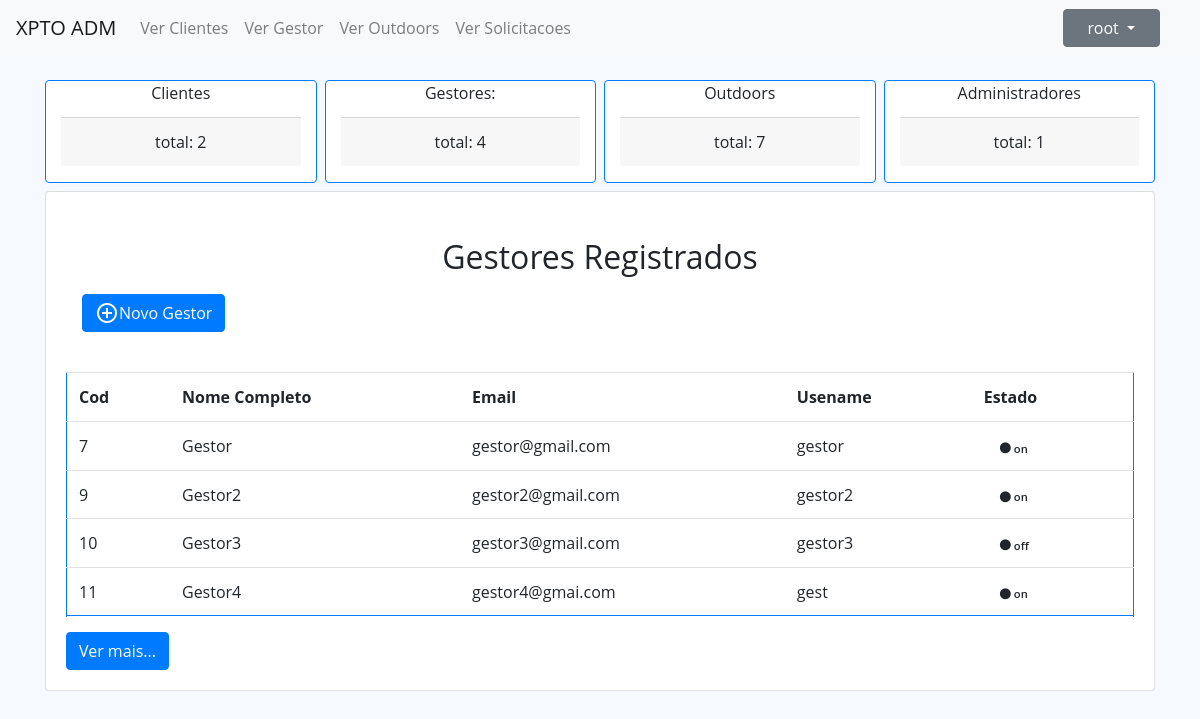
Page /index.php?op=Administrador&&request=verGestores (signed in) on the committed database.
### tables this page shows
CREATE TABLE `usuario` (
  `id` int(11) NOT NULL,
  `username` varchar(50) NOT NULL,
  `senha` varchar(50) NOT NULL,
  `tipo` varchar(50) NOT NULL,
  `eliminado` varchar(10) NOT NULL DEFAULT 'nao'
);

CREATE TABLE `gestor` (
  `id` int(11) NOT NULL,
  `nome` varchar(50) NOT NULL,
  `email` varchar(100) NOT NULL,
  `idComuna` int(11) NOT NULL,
  `morada` varchar(100) NOT NULL,
  `telemovel` bigint(100) NOT NULL,
  `idUsuario` int(11) NOT NULL,
  `idAdm` int(11) NOT NULL,
  `estado` varchar(50) NOT NULL DEFAULT 'off'
);

### index.php (called while the page is built, shortened)
<?php
include __DIR__ . '/./controllers/Rotas.php';
$rotas = new Rotas();
$rotas->requestHandle();
?>

### repositories/UsuarioRepository.php (called while the page is built, shortened)
<?php
require_once __DIR__ . '/../dbconfig/DbConnection.php';
require_once __DIR__ . '/../models/UsuarioModel.php';
class UsuarioRepository implements IUsuarioRepository {
    private $db = null;
    public function __construct() {
        $this->db = DbConnection::getInstance();
    }
    public function selectById($id) {
        try {
            $stmt = $this->db->prepare("SELECT id, username, senha, tipo, eliminado FROM usuario WHERE id = :id and eliminado <> 'Sim'");
            $stmt->bindParam(":id", $id);
            $stmt->execute();
            $dado = $stmt->fetch(PDO::FETCH_ASSOC);
            if ($dado) {
                $Usuario = new UsuarioModel($dado['id'], $dado['username'], null, $dado['tipo'], null);
                return $Usuario;
            } else {
                return false;
            }
        } catch (PDOException $e) {
            echo $e->getMessage();
            return false;
        }
    }
}

### dbconfig/DbConnection.php (called while the page is built)
<?php
class DbConnection {
    private static $instance = NULL;
    public static function getInstance() {
        if (!isset(self::$instance)) {
            try {
                self:: $instance = new PDO("mysql:host=localhost;dbname=outdoorgest", 'root', '');
                self:: $instance->setAttribute(PDO::ATTR_ERRMODE, PDO::ERRMODE_EXCEPTION);
            } catch (PDOException $e) {
                echo $e->getMessage();
            }
        }
        return self::$instance;
    }
}

### services/UsuarioService.php (called while the page is built, shortened)
<?php
require_once __DIR__ . '/../repositories/UsuarioRepository.php';
class UsuarioService implements IUsuarioService {
    private $usuarioRepository = null;
    public function __construct() {
        $this->usuarioRepository = new UsuarioRepository();
    }
    public function selectById($id) {
        try {
            return $this->usuarioRepository->selectById($id);
        } catch (PDOException $e) {
            return false;
        }
    }
}

### controllers/ClienteController.php (called while the page is built, shortened)
<?php
require_once __DIR__ . '/../services/ClienteService.php';
require_once __DIR__ . '/../services/UsuarioService.php';
require_once __DIR__ . '/../services/OutdoorService.php';
class ClienteController {
    public function __construct() {
        $this->usuarioService = new UsuarioService();
        if (isset($_SESSION['Usuario'])) {
            $Us = unserialize($_SESSION['Usuario']);
            $_SESSION['Usuario'] = serialize($this->usuarioService->selectById($Us->getId()));
        }
    }
}
$actualizar = new ClienteController();

### models/UsuarioModel.php (called while the page is built, shortened)
<?php
class UsuarioModel {
    private $id;
    private $username;
    private $tipo;
    public function __construct($id, $username, $senha, $tipo, $eliminado) {
        $this->id = $id;
        $this->username = $username;
        $this->tipo = $tipo;
    }
    public function getId() {
        return $this->id;
    }
    public function getUsername() {
        return $this->username;
    }
    public function getTipo() {
        return $this->tipo;
    }
}

### services/ClienteService.php (called while the page is built, shortened)
<?php
require_once __DIR__ . '/../repositories/ClienteRepository.php';
class ClienteService implements IClienteService {
    private $clienteRepository = NULL;
    public function __construct() {
        $this->clienteRepository = new ClienteRepository();
    }
    public function getTotalClientes() {
        return $this->clienteRepository->selectCount();
    }
}

### repositories/ClienteRepository.php (called while the page is built, shortened)
<?php
require_once __DIR__ . '/../dbconfig/DbConnection.php';
class ClienteRepository implements IClienteRepository {
    private $db;
    public function __construct() {
        $this->db = DbConnection::getInstance();
    }
    public function selectCount() {
        try {
            $stmt = $this->db->prepare("SELECT COUNT(*) FROM cliente c join usuario u on u.id = c.idUsuario where u.eliminado <> 'sim'");
            $stmt->execute();
            $adm = $stmt->fetchColumn();
            return $adm;
        } catch (PDOException $e) {
            echo $e->getMessage();
            return false;
        }
    }
}

### services/GestorService.php (called while the page is built, shortened)
<?php
require_once __DIR__ . '/../repositories/GestorRepository.php';
class GestorService implements IGestorService {
    private $gestorRepository = null;
    public function __construct() {
        $this->gestorRepository = new GestorRepository();
    }
    public function verGestores() {
        return $this->gestorRepository->selectAll();
    }
    public function getTotal(){
        return $this->gestorRepository->selectCount();
    }
}

### repositories/GestorRepository.php (called while the page is built, shortened)
<?php
require_once __DIR__ . '/../models/GestorModel.php';
require_once __DIR__ . '/../dbconfig/DbConnection.php';
class GestorRepository implements IGestorRepository {
    private $db;
    public function __construct() {
        $this->db = DbConnection::getInstance();
    }
    public function selectAll() {
        $stmt = $this->db->prepare("SELECT g.idUsuario id, `nome`, `email`, `idComuna`, `morada`, `telemovel`, u.username as username, `estado` FROM gestor g join usuario u on u.id = g.idUsuario where u.eliminado <> 'sim'");
        $stmt->execute();
        $usersData = $stmt->fetchAll(PDO::FETCH_ASSOC);
        $users = [];
        foreach ($usersData as $userData) {
            $user = new GestorModel(
                    $userData['id'],
                    $userData['nome'],
                    $userData['email'],
                    $userData['idComuna'],
                    $userData['morada'],
                    $userData['telemovel'],
                    $userData['username'],
                    $userData['estado']
            );
            $users[] = $user;
        }
        return $users;
    }
    public function selectCount() {
        try {
            $stmt = $this->db->prepare("SELECT COUNT(*) FROM `gestor` join usuario on usuario.id = gestor.idusuario where usuario.eliminado <> 'sim'");
            $stmt->execute();
            $adm = $stmt->fetchColumn();
            return $adm;
        } catch (PDOException $e) {
            echo $e->getMessage();
            return false;
        }
    }
}

### services/OutdoorService.php (called while the page is built, shortened)
<?php
require_once __DIR__ . '/../repositories/OutdoordRepository.php';
class OutdoorService implements IOutdoorService {
    private $outdoorRepository = null;
    public function __construct() {
        $this->outdoorRepository = new OutdoordRepository();
    }
    public function selectCount() {
        return $this->outdoorRepository->selectCount();
    }
}

### repositories/OutdoordRepository.php (called while the page is built, shortened)
<?php
require_once __DIR__ . '/../dbconfig/DbConnection.php';
class OutdoordRepository implements IOutdoorRepository{
     private $db;
    public function __construct() {
        $this->db = DbConnection::getInstance();
    }
    public function selectCount() {
        try {
            $stmt = $this->db->prepare("SELECT COUNT(*) FROM `outdoor` WHERE eliminado <> 'Sim'");
            $stmt->execute();
            $adm = $stmt->fetchColumn();
            return $adm;
        } catch (PDOException $e) {
            echo $e->getMessage();
            return false;
        }
    }
}

### services/AdministradorService.php (called while the page is built, shortened)
<?php
require_once __DIR__ . '/../repositories/AdministradorRepository.php';
class AdministradorService implements IAdministradorService {
    private $admRepository = NULL;
    public function __construct() {
        $this->admRepository = new AdministradorRepository();
    }
    public function selectCount() {
        return $this->admRepository->selectCount();
    }
}

### repositories/AdministradorRepository.php (called while the page is built, shortened)
<?php
require_once __DIR__ . '/../dbconfig/DbConnection.php';
class AdministradorRepository implements IAdministradorRepository {
    private $db = null;
    public function __construct() {
        $this->db = DbConnection::getInstance();
    }
    public function selectCount() {
        try {
            $stmt = $this->db->prepare("SELECT COUNT(*) FROM `administrador` join usuario u on u.id=administrador.idUsuario where u.eliminado <> 'sim'");
            $stmt->execute();
            $adm = $stmt->fetchColumn();
            return $adm;
        } catch (PDOException $e) {
            echo $e->getMessage();
            return false;
        }
    }
}

### models/GestorModel.php (called while the page is built, shortened)
<?php
class GestorModel {
    private $id;
    private $nome;
    private $email;
    private $idUsuario;
    private $estado;
    public function __construct($id, $nome, $email, $comuna, $morada, $telemovel, $username, $estado) {
        $this->id = $id;
        $this->nome = $nome;
        $this->email = $email;
        $this->idUsuario = $username;
        $this->estado = $estado;
    }
    public function getId() {
        return $this->id;
    }
    public function getNome() {
        return $this->nome;
    }
    public function getEmail() {
        return $this->email;
    }
    public function getIdUsuario() {
        return $this->idUsuario;
    }
    public function getEstado() {
        return $this->estado;
    }
}

### views/tabelas/gestor.php (the view, shortened to what this page needs)
<div class="card">
    <div class="card-body">
        <div class="card-title text-center m-3">
            <h2 class="">Gestores Registrados</h2>
            <a href="index.php?op=Administrador&&request=addGestor">
                <button class="btn btn-primary mt-1 d-flex">
                    <span class="material-symbols-outlined">
                    </span>
                    <span>
                        Novo Gestor
                    </span>
                </button>
            </a>
        </div>
        <br>
        <table id="listarDados" class="table border border-primary">
            <tr>
                <th scope="col">Cod</th>
                <th scope="col">Nome Completo</th>
                <th scope="col">Email</th>
                <th scope="col">Usename</th>
                <th scope="col">Estado</th>
            </tr>
            <?php
            foreach ($gestores as $cada) {
                ?><tr>
                    <td><?php echo $cada->getId(); ?></td>
                    <td><?php echo $cada->getNome() ?></td>
                    <td><?php echo $cada->getEmail(); ?></td>
                    <td><?php echo $cada->getIdUsuario(); ?></td>
                    <td><span class="status
                        <?php
                        if ($cada->getEstado() === 'Off') {
                            echo 'off';
                        } else if ($cada->getEstado() === 'bloqueado') {
                            echo 'bloquado';
                        } else if ($cada->getEstado() === 'ativo') {
                            echo 'ativo';
                        }
                        ?>"><i class="fas fa-circle"></i> <?php echo $cada->getEstado(); ?></span>
                    </td>
                </tr>
                <tr>
                <?php } ?>
        </table>
        <button type="button" class="btn btn-primary mt-1 d-flex" id="nextButton">Ver mais...</button>
    </div>
</div>

### views/administrador/administradorViewGestor.php (shortened to what this page needs)
<?php
include 'header.php';
if (isset($_SESSION['Usuario']))
    $usuario = unserialize($_SESSION['Usuario']);
?>
</head>
<body>
    <?php
    if (isset($_SESSION['loggedin']) && $_SESSION['loggedin'] === true && $usuario->getTipo() == "Administrador") {
        $admController = new AdministradorController();
        ?>
        <nav class="navbar navbar-expand-lg navbar-light bg-light ">
            <a class="navbar-brand" href="index.php?op=<?php echo $usuario->getTipo(); ?>">XPTO ADM</a>
            <div class="collapse navbar-collapse" id="navbarSupportedContent">
                <ul class="navbar-nav mr-auto" id="menu">
                    <li class="nav-item">
                        <a class="nav-link" href="index.php?op=Administrador">Ver Clientes</a>
                    </li>
                    <li class="nav-item" >
                        <a class="nav-link" href="index.php?op=Administrador&&request=verGestores">Ver Gestor</a>
                    </li>
                    <li class="nav-item" >
                        <a class="nav-link" href="index.php?op=Administrador&&request=verOutdoors&&estado=all">Ver Outdoors</a>
                    </li>
                    <li class="nav-item" >
                        <a class="nav-link" href="index.php?op=Administrador&&request=verSolicitacoes">Ver Solicitacoes</a>
                    </li>
                </ul>
            </div>
            <nav class="header-nav ms-auto">
                <ul class="d-flex align-items-center navbar-nav me-auto mb-2 mb-lg-0">
                    <li class="nav-item px-4 ">
                        <div class="dropdown">
                            <button class="btn btn-secondary dropdown-toggle px-4" type="button" id="dropdownMenuButton" data-toggle="dropdown" aria-haspopup="true" aria-expanded="false">
                                <?php if (isset($_SESSION['Usuario'])) echo $usuario->getUsername(); ?>
                            </button>
                        </div>
                    </li>
                </ul>
            </nav>
        </nav>
        <main>
            <div class="container align-items-center justify-content-between">
                <div class="container text-center mb-2 mt-4">
                    <div class="row">
                        <div class="col border border-primary card">
                            <div class="card-title">Clientes</div>
                            <p class="card-footer"> total:
                                <?php echo $admController->verTotalClientes(); ?>
                            </p>
                        </div>
                        <div class="col border border-primary ml-2 card">
                            <div class="card-title">Gestores:
                            </div>
                            <p class="card-footer"> total:
                                <?php echo $admController->verTotalGestores(); ?>
                            </p>
                        </div>
                        <div class="col border border-primary ml-2 card">
                            <div class="card-title">Outdoors</div>
                            <p class="card-footer"> total:
                                <?php echo $admController->verTotalOutdoors(); ?>
                            </p>
                        </div>
                        <div class="col border border-primary ml-2 card">
                            <div class="card-title">Administradores</div>
                            <p class="card-footer"> total:
                                <?php echo $admController->verTotalAdministradores(); ?>
                            </p>
                        </div>
                    </div>
                </div>
                <?php $admController->verGestores(); ?>
            </div>
        </main>
        <?php
        include 'footer.php';
    } else {
        include 'footer.php';
        echo '!!!!Pagina não encontrada';
    }
    ?>

### content/css/style.css (style rules this page uses)
* { margin: 0; padding: 0; box-sizing: border-box; outline: none; }
body { font-family: "Open Sans", sans-serif; background: #f6f9ff; }
a { color: #4154f1; text-decoration: none; }
h2 { font: 13px; padding: 10px 0; }
.status { padding: 0.3rem 1rem; border-radius: 30px; font-weight: 600; letter-spacing: 1; font-size: 0.7rem; }

### rows in the picture
usuario: username "root"
gestor: idUsuario "7", nome "Gestor", email "gestor@gmail.com", idUsuario.username "gestor", estado "on"
gestor: idUsuario "9", nome "Gestor2", email "gestor2@gmail.com", idUsuario.username "gestor2", estado "on"
gestor: idUsuario "10", nome "Gestor3", email "gestor3@gmail.com", idUsuario.username "gestor3", estado "off"
gestor: idUsuario "11", nome "Gestor4", email "gestor4@gmai.com", idUsuario.username "gest", estado "on"

### other values in the picture
$admController->verTotalClientes() "2"
$admController->verTotalGestores() "4"
$admController->verTotalOutdoors() "7"
$admController->verTotalAdministradores() "1"
